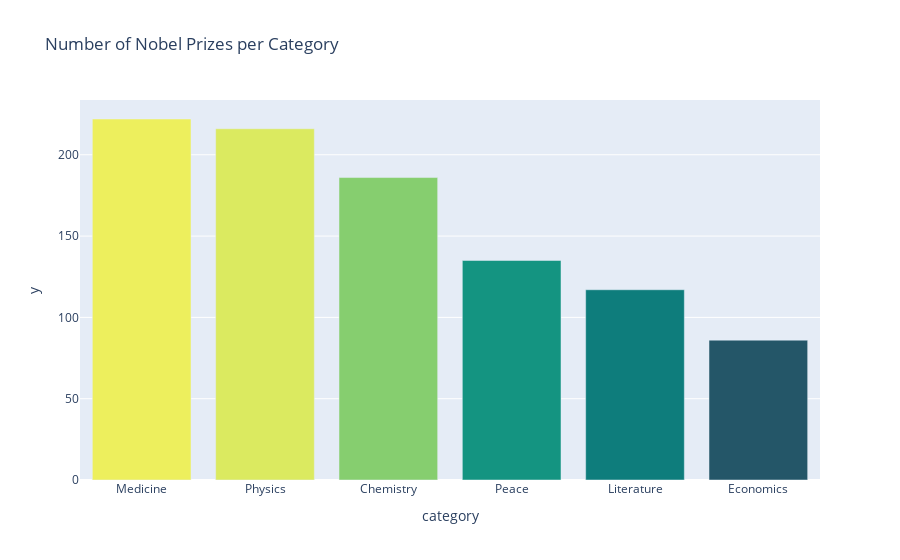

The notebook cell this image was saved under:
### Code cell
import plotly.express as px

fig = px.bar(
    category_counts,
    x=category_counts.index,
    y=category_counts.values,
    color=category_counts.values,
    color_continuous_scale='Aggrnyl',
    title='Number of Nobel Prizes per Category'
)

fig.update_layout(coloraxis_showscale=False)  # Hide color bar
fig.show()

### Figure 1 — Plotly figure (JSON) as saved in the notebook; plotly's stock layout.template omitted (floating-point values rounded to 4 significant figures)
{"data": [{"hovertemplate": "category=%{x}<br>y=%{y}<br>color=%{marker.color}<extra></extra>", "legendgroup": "", "marker": {"color": [222, 216, 186, 135, 117, 86], "coloraxis": "coloraxis", "pattern": {"shape": ""}}, "name": "", "orientation": "v", "showlegend": false, "textposition": "auto", "type": "bar", "x": ["Medicine", "Physics", "Chemistry", "Peace", "Literature", "Economics"], "xaxis": "x", "y": [222, 216, 186, 135, 117, 86], "yaxis": "y"}], "layout": {"barmode": "relative", "coloraxis": {"colorbar": {"title": {"text": "color"}}, "colorscale": [[0, "rgb(36, 86, 104)"], [0.1667, "rgb(15, 114, 121)"], [0.3333, "rgb(13, 143, 129)"], [0.5, "rgb(57, 171, 126)"], [0.6667, "rgb(110, 197, 116)"], [0.8333, "rgb(169, 220, 103)"], [1, "rgb(237, 239, 93)"]], "showscale": false}, "legend": {"tracegroupgap": 0}, "title": {"text": "Number of Nobel Prizes per Category"}, "xaxis": {"anchor": "y", "domain": [0, 1], "title": {"text": "category"}}, "yaxis": {"anchor": "x", "domain": [0, 1], "title": {"text": "y"}}}}
